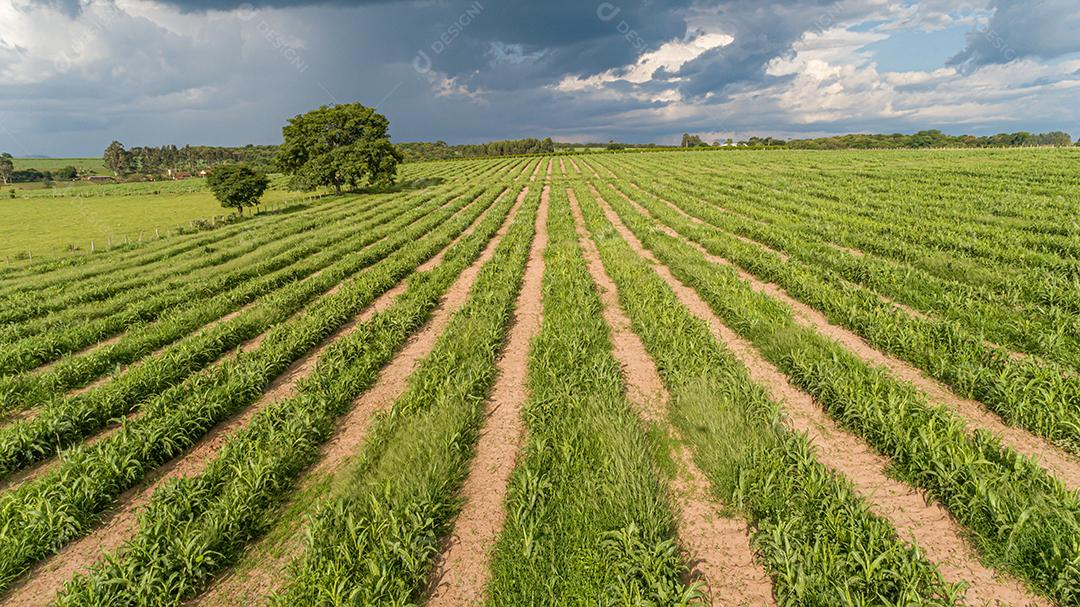
#> input picture PDI/Filtros/imagens/plantioCana.jpg, 1080 x 607 px, found by its file name
$ python 'ccf394 detecta linnhas de plantio de cana.py'   (older library calls are emulated)
#> lines starting #> are read from the running program, lines starting #| are printed output that depends on the picture; after the words box and inside, x2 and y2 are one past the last pixel; in counts of white or black regions, pixels touching at a corner belong together
import cv2
import numpy as np

# Carrega a imagem
imagem = cv2.imread('plantioCana.jpg')
#> imagem is the input picture: shape (607, 1080, 3); mean B, G, R 84.4, 138.9, 135
imagem_rgb = cv2.cvtColor(imagem, cv2.COLOR_BGR2RGB)

# Converte para HSV para segmentar a copa verde
hsv = cv2.cvtColor(imagem, cv2.COLOR_BGR2HSV)
#> hsv: shape (607, 1080, 3); mean H, S, V 45.5, 135.6, 147.3

# Máscara para tons de verde (ajuste se necessário)
verde_min = np.array([30, 40, 40])
verde_max = np.array([85, 255, 255])
mascara_verde = cv2.inRange(hsv, verde_min, verde_max)
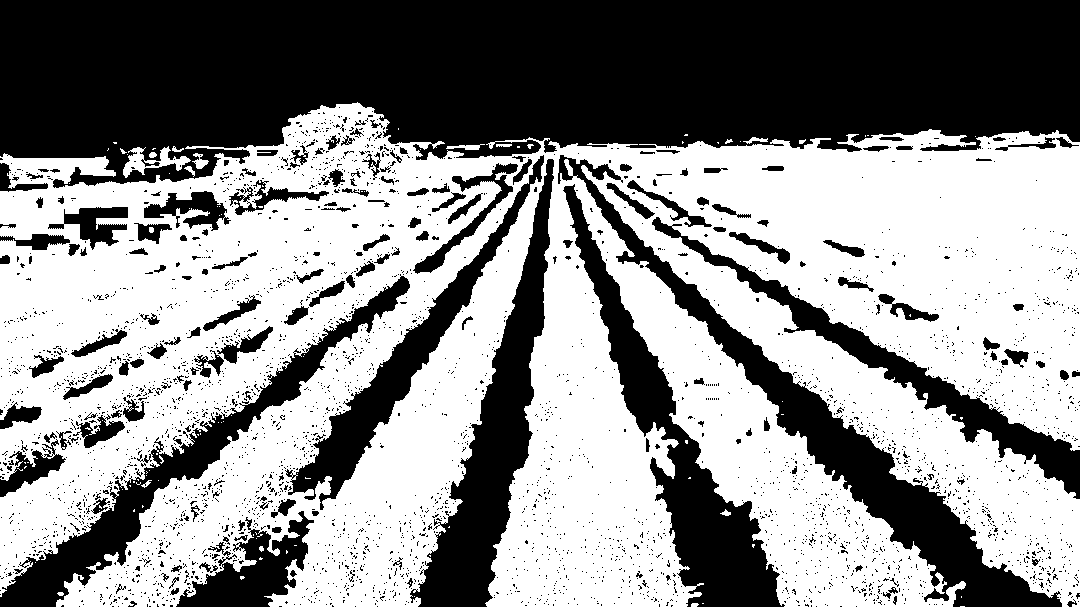
#> mascara_verde: shape (607, 1080); 55.7% white; 3489 black regions (3302 under 20 px), largest, box (x1, y1, x2, y2) and area: (0, 0, 1080, 188) 156664, (558, 155, 1062, 607) 22304, (563, 184, 785, 607) 19032

# --- PASSA-MÉDIA: Suavização na copa ---
imagem_suavizada = imagem.copy()
suavizada_copa = cv2.blur(imagem, (15, 15))
imagem_suavizada[mascara_verde > 0] = suavizada_copa[mascara_verde > 0]
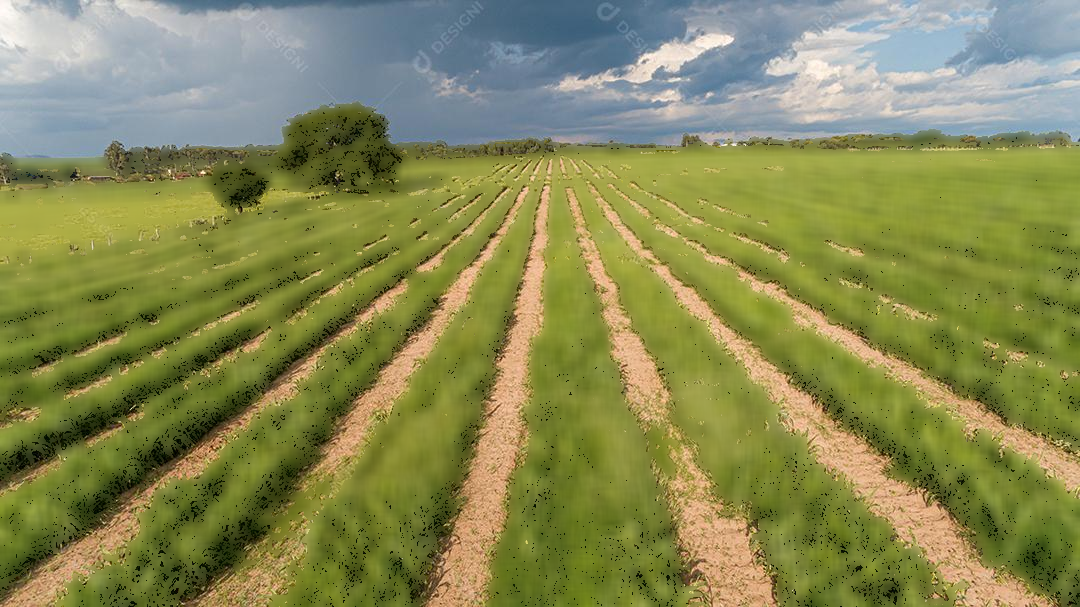
#> imagem_suavizada: shape (607, 1080, 3); mean B, G, R 84.8, 138.1, 134.9

# --- PASSA-BAIXA: Detecção de bordas com Sobel na copa ---
# Converte para escala de cinza
cinza = cv2.cvtColor(imagem_suavizada, cv2.COLOR_BGR2GRAY)
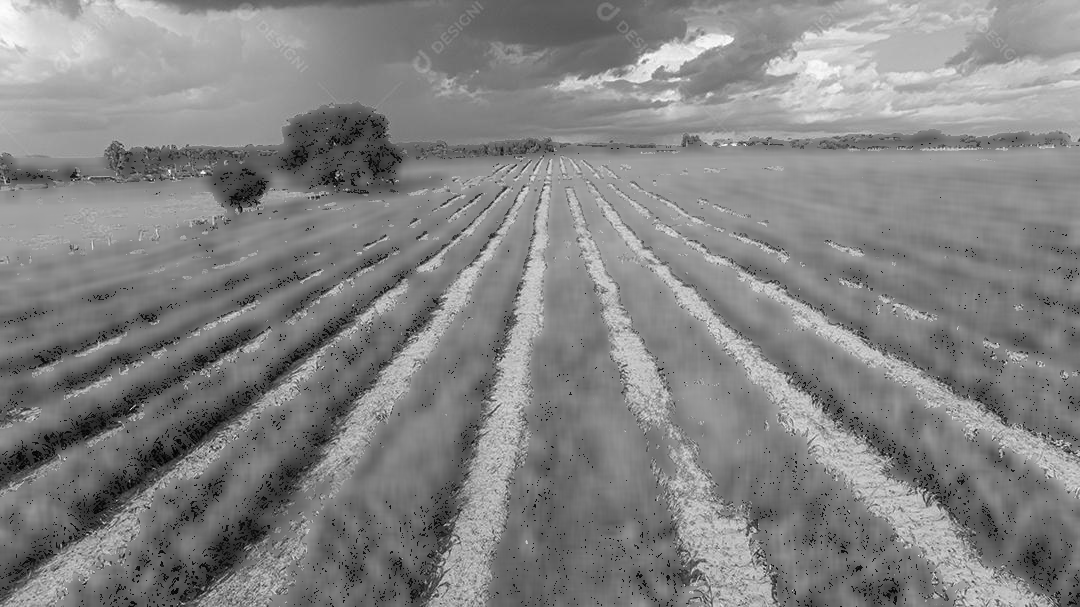
#> cinza: shape (607, 1080); min 1, max 254, mean 131.1

# Aplica filtro Sobel apenas na região das copas
sobelx = cv2.Sobel(cinza, cv2.CV_64F, 1, 0, ksize=3)  # gradiente x
sobely = cv2.Sobel(cinza, cv2.CV_64F, 0, 1, ksize=3)  # gradiente y
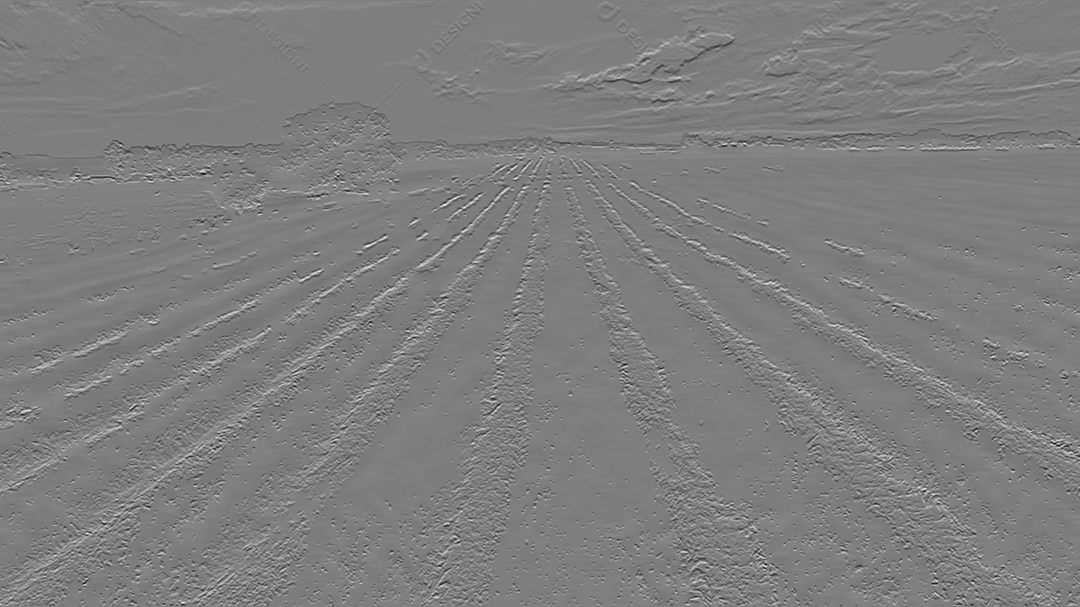
#> sobely: shape (607, 1080) float64; min -653, max 660, mean -0.2; drawn with min black and max white

# Calcula a magnitude do gradiente
magnitude = cv2.magnitude(sobelx, sobely)
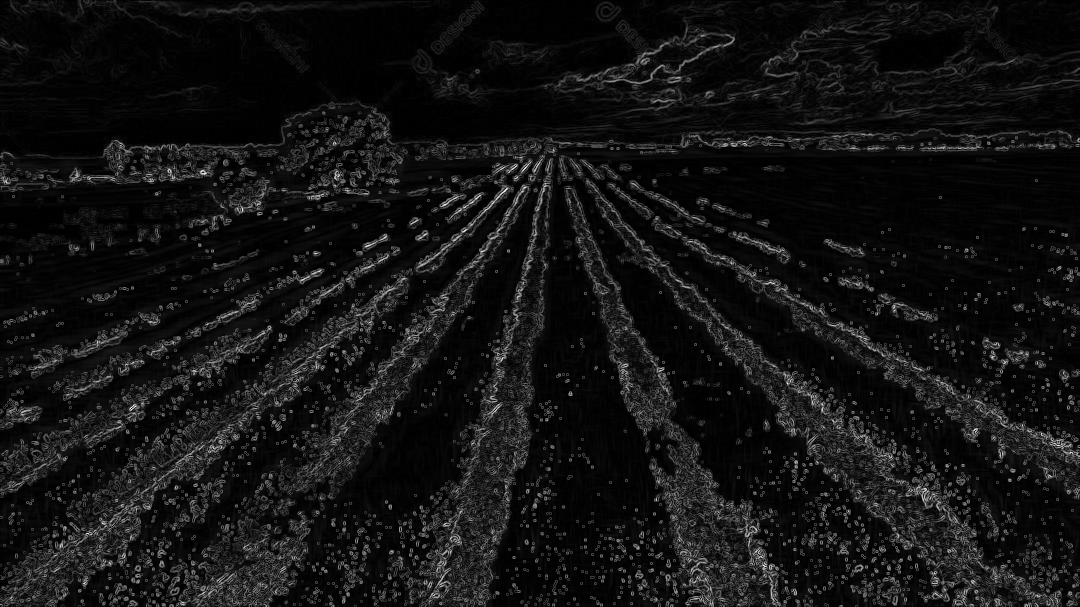
#> magnitude: shape (607, 1080) float64; min 0, max 663.3, mean 51.4; drawn with min black and max white
magnitude = cv2.convertScaleAbs(magnitude)
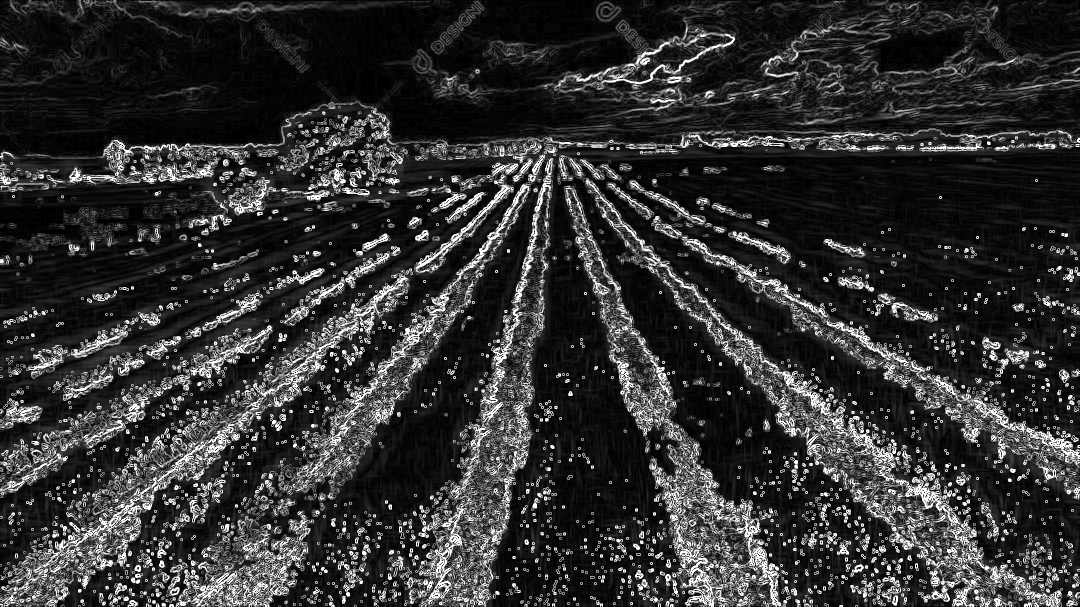
#> magnitude: shape (607, 1080); min 0, max 255, mean 49.8

# Aplica a máscara verde
bordas_sobel_copa = cv2.bitwise_and(magnitude, magnitude, mask=mascara_verde)
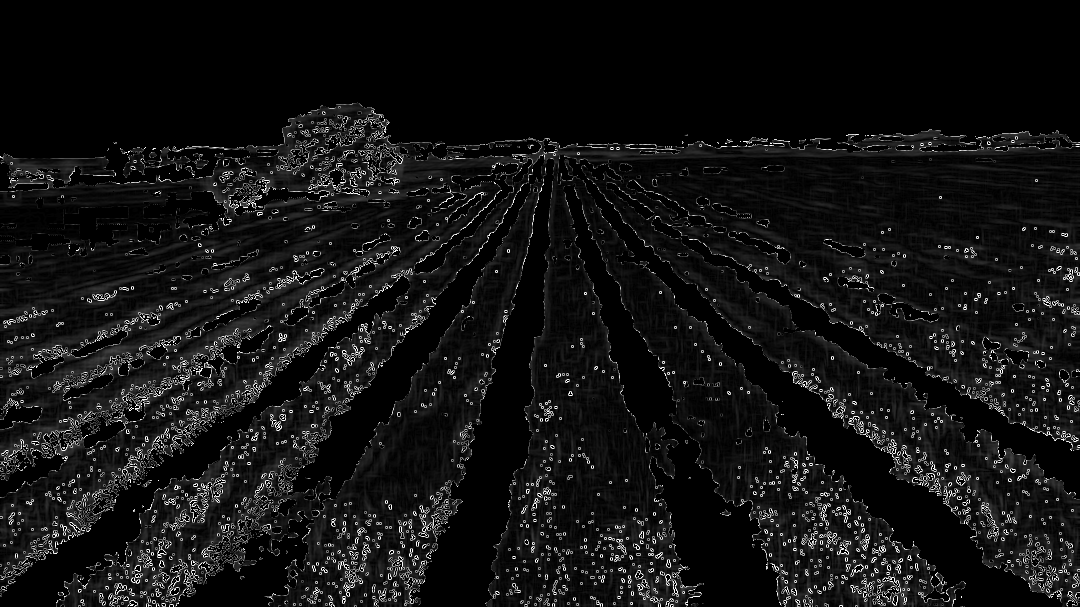
#> bordas_sobel_copa: shape (607, 1080); min 0, max 255, mean 18.6

# Mostra os resultados
cv2.imshow("Original", imagem)
cv2.imshow("Copa Suavizada", imagem_suavizada)
cv2.imshow("Bordas (Sobel nas Copas)", bordas_sobel_copa)
cv2.waitKey(0)
cv2.destroyAllWindows()

$ run again, with PDI/Filtros/imagens/leaf.jpg copied over PDI/Filtros/imagens/plantioCana.jpg
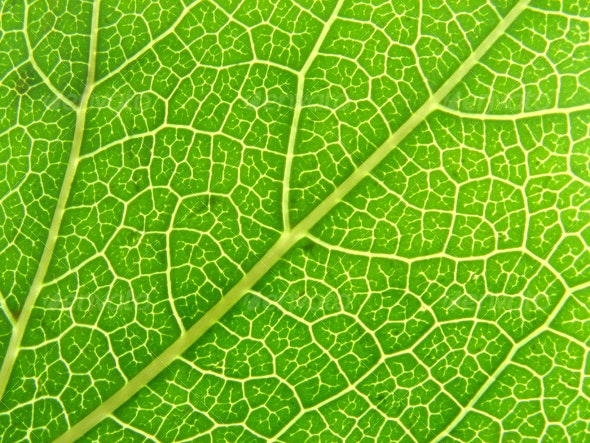
#> input picture PDI/Filtros/imagens/leaf.jpg, 590 x 443 px, found by its file name
#> imagem is the input picture: shape (443, 590, 3); mean B, G, R 29, 185, 117.6
#> hsv: shape (443, 590, 3); mean H, S, V 42.9, 221, 185
#> `mascara_verde = cv2.inRange(hsv, verde_min, verde_max)`:
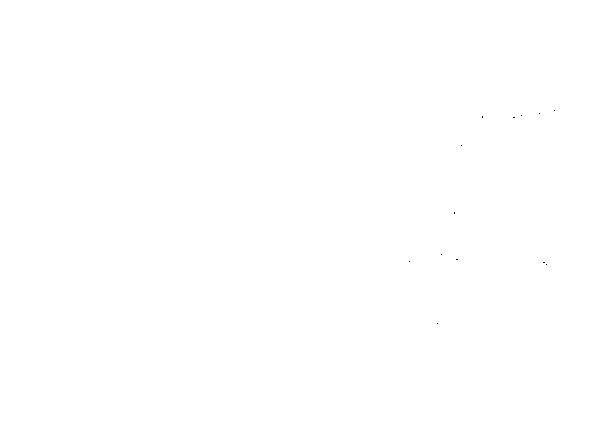
#> mascara_verde: shape (443, 590); 100% white; black in thin lines or dots, all inside (x1, y1, x2, y2) = (409, 110, 555, 324)
#> `magnitude = cv2.magnitude(sobelx, sobely)`:
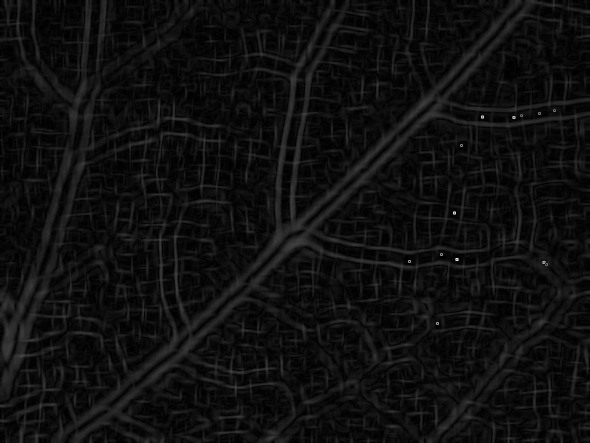
#> magnitude: shape (443, 590) float64; min 0, max 244.1, mean 15.8
